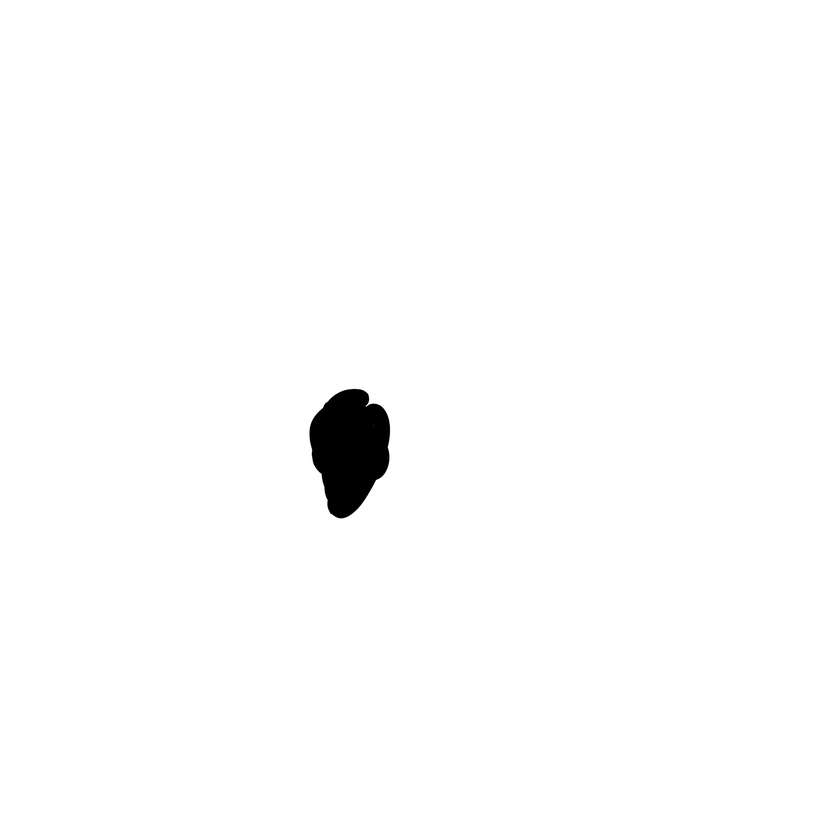
#> input picture sample_data/img_1.png, 840 x 840 px, shrunk from 1875 x 1875 before the run
$ python -i find_features.py   (imports and definitions only)
#> lines starting #> are read from the running program, lines starting #| are printed output that depends on the picture; after the words box and inside, x2 and y2 are one past the last pixel; in counts of white or black regions, pixels touching at a corner belong together
#> further down, picture is the input picture: shape (840, 840, 3); min 0, max 255, mean 252.3
import cv2  # type: ignore


def map_contours(img):
    """find contours within a map image.
    The image is converted to grayscale, then binarized.
    Contours are then identified using the external method so any small holes or missed regions are ignored.

    Parameters
    ----------
    img : array-like
        image array in shape (height, width, color_channels)

    Returns
    -------
    list of contour data
        each list item is a contour array
    """
    # Convert to grayscale and binarize
    img_gray = cv2.cvtColor(img, cv2.COLOR_BGR2GRAY)
    _, img_bin = cv2.threshold(img_gray, 150, 1, cv2.THRESH_BINARY_INV)
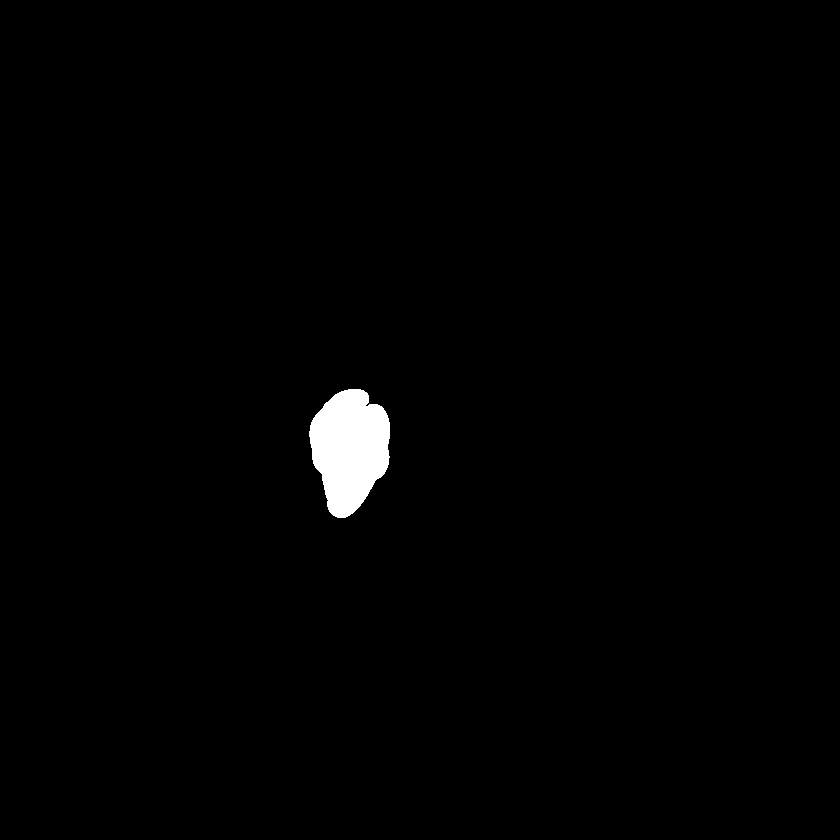
#> img_bin: shape (840, 840); values 0 (black) and 1 (white), 1.1% white; 1 white region

    # Identify contours (external only)
    contours, _ = cv2.findContours(
        img_bin, mode=cv2.RETR_EXTERNAL, method=cv2.CHAIN_APPROX_SIMPLE
    )
#> contours = 1 contour; box (x1, y1, x2, y2) and area: (309, 389, 390, 518) 7324
    return contours, img_bin

>>> import cv2
>>> picture = cv2.imread('../sample_data/img_1.png')
>>> result = map_contours(picture)
